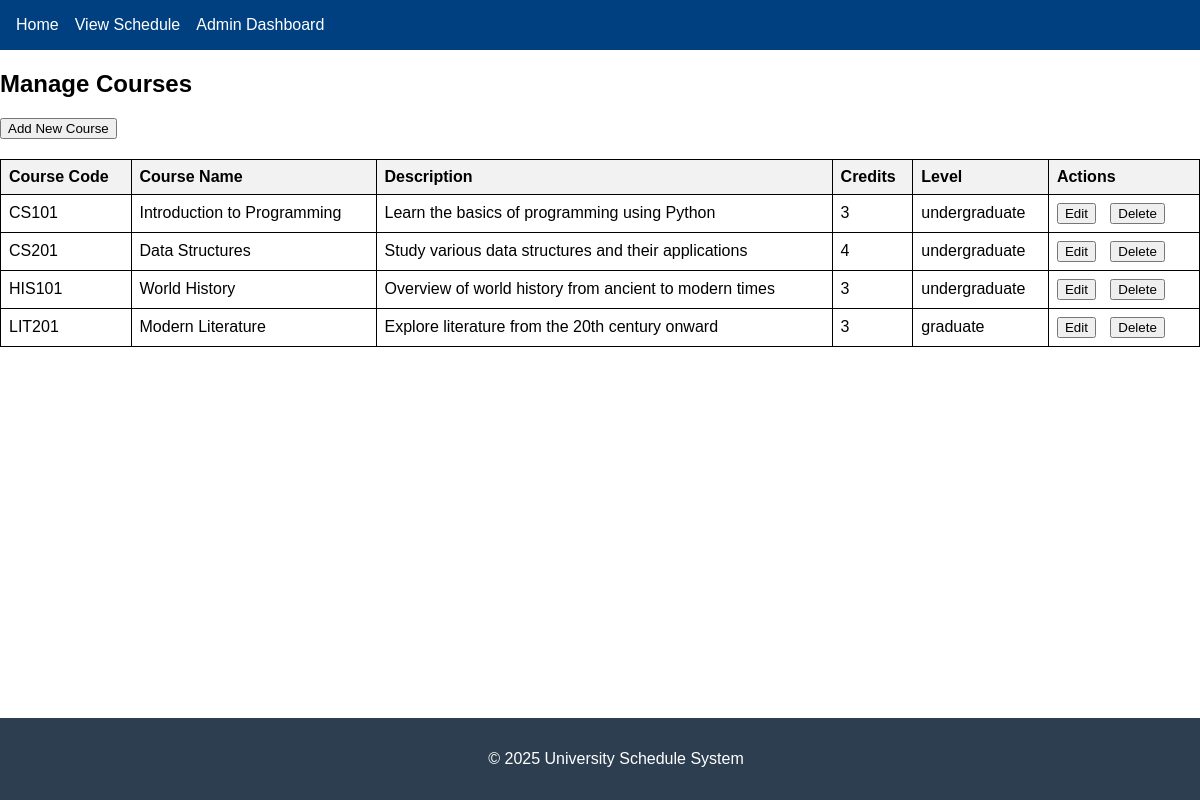
The page /university_schedule/admin/manage_courses.php (signed in) on the database its author committed.
### tables this page shows
CREATE TABLE Courses (
    course_id INT PRIMARY KEY AUTO_INCREMENT,
    department_id INT,
    course_code VARCHAR(20) UNIQUE NOT NULL,
    course_name VARCHAR(100) NOT NULL,
    description TEXT,
    credits INT NOT NULL,
    level ENUM('undergraduate', 'graduate', 'phd') NOT NULL,
    created_at TIMESTAMP DEFAULT CURRENT_TIMESTAMP,
    FOREIGN KEY (department_id) REFERENCES Departments(department_id)
);

### university_schedule/admin/manage_courses.php (the view, shortened to what this page needs)
<?php
$db = new Database();
$conn = $db->getConnection();
$query = "SELECT * FROM Courses";
$stmt = $conn->prepare($query);
$stmt->execute();
$courses = $stmt->fetchAll(PDO::FETCH_ASSOC);
?>
<!DOCTYPE html>
<html lang="en">
<head>
    <link rel="stylesheet" href="../assets/css/styles.css">
</head>
<body>
    <?php include('../includes/header.php'); ?>
    <div class="container">
        <h2>Manage Courses</h2>
        <button id="addCourseBtn">Add New Course</button>
        <table id="coursesTable">
            <thead>
                <tr>
                    <th>Course Code</th>
                    <th>Course Name</th>
                    <th>Description</th>
                    <th>Credits</th>
                    <th>Level</th>
                    <th>Actions</th>
                </tr>
            </thead>
            <tbody>
                <?php foreach ($courses as $course): ?>
                    <tr id="course_<?php echo $course['course_id']; ?>">
                        <td><?php echo $course['course_code']; ?></td>
                        <td><?php echo $course['course_name']; ?></td>
                        <td><?php echo $course['description']; ?></td>
                        <td><?php echo $course['credits']; ?></td>
                        <td><?php echo $course['level']; ?></td>
                        <td>
                            <button class="editBtn" data-id="<?php echo $course['course_id']; ?>">Edit</button>
                            <button class="deleteBtn" data-id="<?php echo $course['course_id']; ?>">Delete</button>
                        </td>
                    </tr>
                <?php endforeach; ?>
            </tbody>
        </table>
    </div>
    <?php include('../includes/footer.php'); ?>
</body>
</html>

### university_schedule/assets/css/styles.css (style rules this page uses)
body { font-family: Arial, sans-serif; margin: 0; padding: 0; }
table { width: 100%; border-collapse: collapse; margin-top: 20px; }
table, th, td { border: 1px solid black; }
th, td { padding: 8px; text-align: left; }
th { background-color: #f2f2f2; }
button.editBtn, button.deleteBtn { margin-right: 10px; }

### rows shown on the page
courses: course_code "CS101", course_name "Introduction to Programming", description "Learn the basics of programming using Python", credits "3", level "undergraduate"
courses: course_code "CS201", course_name "Data Structures", description "Study various data structures and their applications", credits "4", level "undergraduate"
courses: course_code "HIS101", course_name "World History", description "Overview of world history from ancient to modern times", credits "3", level "undergraduate"
courses: course_code "LIT201", course_name "Modern Literature", description "Explore literature from the 20th century onward", credits "3", level "graduate"
